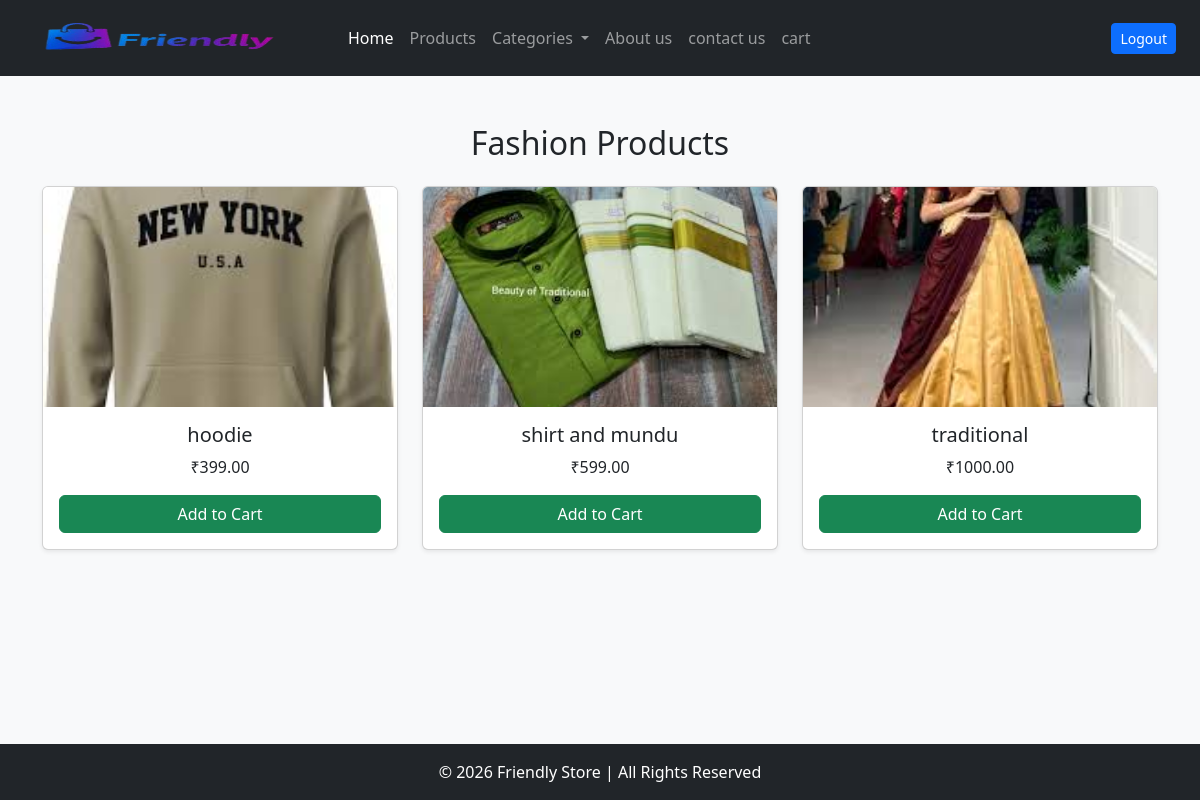
Page /category/fashion/ (signed in) on the committed database.
### ecomapp/models.py (models this page shows, shortened)
class Category(models.Model):
    name = models.CharField(max_length=200)
    slug = models.SlugField(max_length=200, unique=True)

class Product(models.Model):
    name=models.CharField(max_length=200)
    description=models.TextField()
    price=models.DecimalField(max_digits=10, decimal_places=2)
    stock=models.IntegerField()
    category=models.ForeignKey(Category, on_delete=models.CASCADE)
    product_image=models.ImageField(upload_to='products/')
    is_active=models.BooleanField(default=True)

### ecomapp/views.py (the view)
# urls.py: path('category/<slug:slug>/',views.category_products,name='category_products'),
@login_required
def category_products(request, slug):
    category = Category.objects.get(slug=slug)
    categories=Category.objects.all()  # used to add category list in navbar
    products = Product.objects.filter(category=category, is_active=True)
    return render(request, 'categories.html', {'products': products, 'category': category, 'categories': categories})

### templates/categories.html (shortened to what this page needs)
{% extends "base.html" %}
{% block content %}
<div class="container mt-5">
    {% if products %}
        <h2 class="text-center mb-4">{{ category.name }} Products</h2>
        <div class="row row-cols-1 row-cols-md-3 g-4">
            {% for product in products %}
            <div class="col">
                <div class="card h-100 shadow-sm">
                    <img src="{{ product.product_image.url }}"
                         class="card-img-top"
                         style="height: 220px; object-fit: cover;">
                    <div class="card-body text-center">
                        <h5>{{ product.name }}</h5>
                        <p>₹{{ product.price }}</p>
                        <a href="{% url 'add_to_cart' product.id %}"
                           class="btn btn-success w-100">
                            Add to Cart
                        </a>
                    </div>
                </div>
            </div>
            {% endfor %}
        </div>
    {% endif %}
</div>
{% endblock %}

### static/css/product.css (style rules this page uses)
.card-img-top { display: flex; justify-content: center; align-items: center; }

### templates/base.html (style rules this page uses)
body { background-color:#f8f9fa; }

### rows in the picture
Category: name "Fashion"
Product: product_image (picture), name "hoodie", price "399.00"
Product: product_image (picture), name "shirt and mundu", price "599.00"
Product: product_image (picture), name "traditional", price "1000.00"
